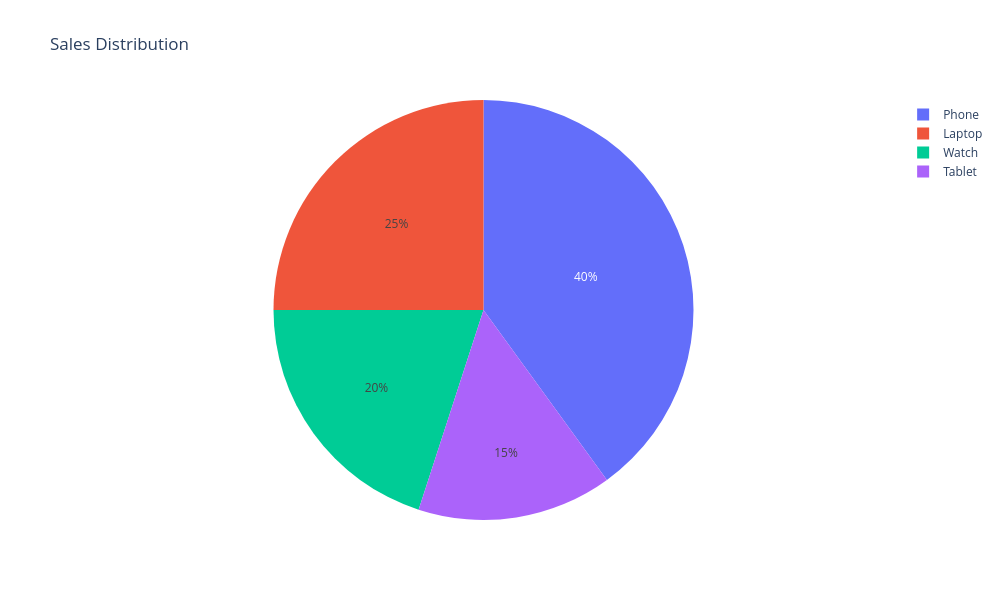

This figure's notebook cell:
### Code cell
data = {
    "Product" : ["Laptop","Phone","Tablet","Watch"],
    "Sales" : [500,800,300,400]
}
fig = px.pie(
    data,
    names="Product",
    values="Sales",
    title="Sales Distribution"
)
fig.update_layout(
    width = 1000,
    height = 600
)
fig.show()

### Figure 1 — Plotly figure (JSON) as saved in the notebook; plotly's stock layout.template omitted (floating-point values rounded to 4 significant figures)
{"data": [{"domain": {"x": [0, 1], "y": [0, 1]}, "hovertemplate": "Product=%{label}<br>Sales=%{value}<extra></extra>", "labels": ["Laptop", "Phone", "Tablet", "Watch"], "legendgroup": "", "name": "", "showlegend": true, "type": "pie", "values": [500, 800, 300, 400]}], "layout": {"height": 600, "legend": {"tracegroupgap": 0}, "title": {"text": "Sales Distribution"}, "width": 1000}}
